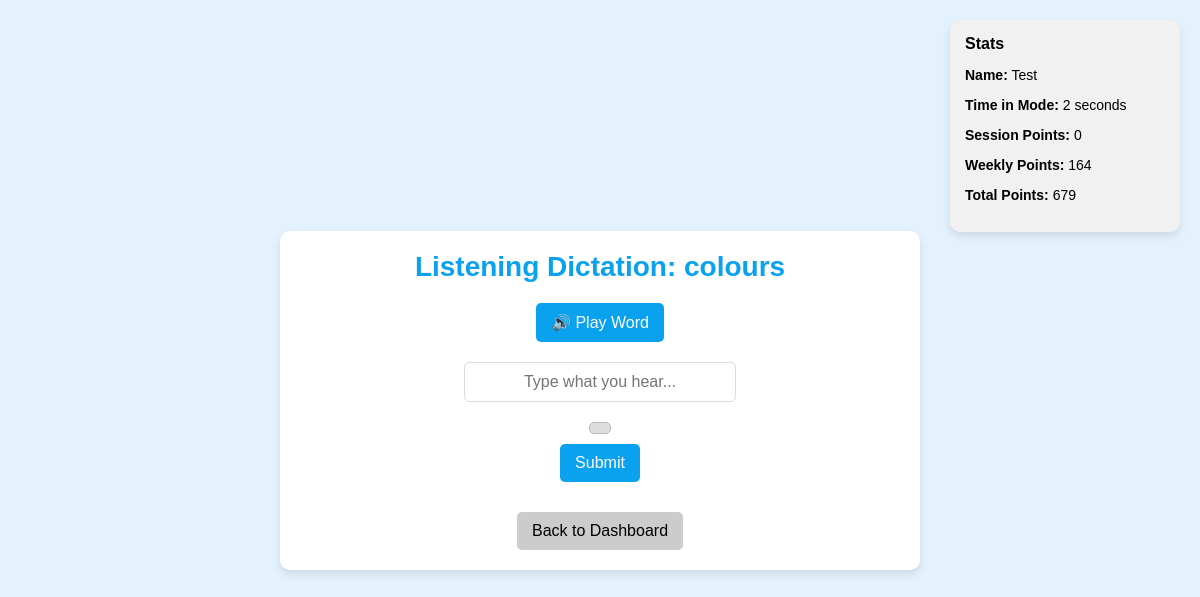
Screenshot of /listening-dictation/1/ (signed in) with the database file from the repository.
### learning/models.py (models this page shows, shortened)
class Student(models.Model):
    school = models.ForeignKey(School, on_delete=models.CASCADE)
    id = models.UUIDField(primary_key=True, default=uuid.uuid4, editable=False)
    first_name = models.CharField(max_length=50)
    last_name = models.CharField(max_length=50)
    year_group = models.IntegerField()
    date_of_birth = models.DateField()
    username = models.CharField(max_length=50, unique=True)
    password = models.CharField(max_length=50)
    classes = models.ManyToManyField(Class, related_name="students")
    last_login = models.DateTimeField(null=True, blank=True)
    total_points = models.PositiveIntegerField(default=0)
    weekly_points = models.PositiveIntegerField(default=0)
    monthly_points = models.PositiveIntegerField(default=0)
    last_activity = models.DateField(null=True, blank=True)  # Last day they practiced
    current_streak = models.PositiveIntegerField(default=0)  # How many days in a row
    highest_streak = models.PositiveIntegerField(default=0)  # Their best-ever streak
    assignments_completed = models.PositiveIntegerField(default=0)  # Number of completed assignments
    flashcard_games_played = models.PositiveIntegerField(default=0)
    match_up_games_played = models.PositiveIntegerField(default=0)
    destroy_wall_games_played = models.PositiveIntegerField(default=0)

class VocabularyList(models.Model):
    name = models.CharField(max_length=100)
    source_language = models.CharField(max_length=50)
    target_language = models.CharField(max_length=50)
    teacher = models.ForeignKey(User, on_delete=models.CASCADE)
    classes = models.ManyToManyField(Class, related_name="linked_vocab_lists", blank=True)

### learning/views.py (the view)
# urls.py: path('listening-dictation/<int:vocab_list_id>/', views.listening_dictation_view, name='listening_dictation'),
@student_login_required
def listening_dictation_view(request, vocab_list_id):
    vocab_list = get_object_or_404(VocabularyList, id=vocab_list_id)
    student = get_object_or_404(Student, id=request.session.get("student_id"))
    words_queryset = list(vocab_list.words.all())
    random.shuffle(words_queryset)
    words = [{'word': word.word, 'translation': word.translation} for word in words_queryset]
    words_json = json.dumps(words)
    return render(request, 'learning/listening_dictation.html', {
        'vocab_list': vocab_list,
        'words_json': words_json,
        'target_language': vocab_list.target_language,
        'student': student,
        'weekly_points': student.weekly_points,  # ✅ Pass correct weekly points
        'total_points': student.total_points,  # ✅ Pass correct total points
    })

### learning/templates/learning/listening_dictation.html (shortened to what this page needs)
{% load static %}
<!DOCTYPE html>
<html lang="en">
<head>
</head>
<body>
  <div class="stats" id="stats">
    <h3>Stats</h3>
    <p><strong>Name:</strong> {{ student.first_name }}</p>
    <p><strong>Time in Mode:</strong> <span id="time-in-mode">0</span> seconds</p>
    <p><strong>Session Points:</strong> <span id="session-points">0</span></p>
    <p><strong>Weekly Points:</strong> <span id="weekly-points">{{ student.weekly_points }}</span></p>
    <p><strong>Total Points:</strong> <span id="total-points">{{ student.total_points }}</span></p>
  </div>
  <div class="pane">
    <h1>Listening Dictation: {{ vocab_list.name }}</h1>
    <div class="dictation-controls">
      <button id="play-word" class="button">🔊 Play Word</button>
    </div>
    <div class="input-container">
      <input type="text" id="user-input" placeholder="Type what you hear..." />
      <div id="accent-keyboard" class="accent-keyboard"></div>
      <button id="submit-answer" class="button">Submit</button>
    </div>
    <a href="{% url 'student_dashboard' %}" class="back-button">Back to Dashboard</a>
  </div>
</body>
</html>

### learning/templates/learning/listening_dictation.html (style rules this page uses)
body { font-family: Arial, sans-serif; margin: 0; background: #e3f2fd; display: flex; justify-content: center; align-items: center; min-height: 100vh; }
.pane { background: white; border-radius: 10px; box-shadow: 0 4px 8px rgba(0, 0, 0, 0.1); padding: 20px; width: 90%; max-width: 600px; text-align: center; margin: 20px; }
.pane h1 { color: #0aa2ef; font-size: 28px; margin-top: 0; margin-bottom: 20px; }
.stats { position: fixed; top: 20px; right: 20px; padding: 15px; border-radius: 10px; background-color: #f1f1f1; box-shadow: 0 4px 8px rgba(0, 0, 0, 0.1); width: 200px; font-size: 14px; text-align: left; }
.stats h3 { margin: 0 0 10px; font-size: 16px; }
.dictation-controls { display: flex; flex-direction: column; align-items: center; gap: 10px; margin-bottom: 20px; }
.input-container { display: flex; flex-direction: column; align-items: center; gap: 10px; }
.input-container input { padding: 10px; font-size: 16px; width: 250px; border: 1px solid #ddd; border-radius: 5px; text-align: center; }
.button { padding: 10px 15px; font-size: 16px; cursor: pointer; background-color: #0aa2ef; color: white; border: none; border-radius: 5px; transition: background-color 0.3s ease; }
.accent-keyboard { display: flex; gap: 5px; flex-wrap: wrap; justify-content: center; margin-top: 10px; }
.back-button { display: inline-block; margin-top: 20px; padding: 10px 15px; background-color: #ccc; color: black; text-decoration: none; border-radius: 5px; transition: background-color 0.3s ease; }

### rows the page displays
Student: first_name "Test", weekly_points "164", total_points "679"
VocabularyList: name "colours"
